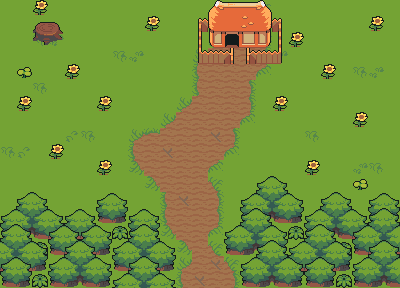

The image is a tile-based game level rendered from a .tmx file. Its description and source (layers, tilesets, objects; grid data summarised) follow:
An orthogonal 25x18 tile map with 16x16 px tiles, 5 tile layers (floor, Trees 1, Trees 2, House, ...), 5 tilesets and 1 object.

<map version="1.9" tiledversion="1.9.2" orientation="orthogonal" renderorder="right-down" width="25" height="18" tilewidth="16" tileheight="16" infinite="0" nextlayerid="9" nextobjectid="3">
 <tileset firstgid="1" source="Sources/TilesetExteriorFloor.tsx" />
 <tileset firstgid="573" source="Sources/TilesetNature.tsx" />
 <tileset firstgid="909" source="Sources/TilesetField.tsx" />
 <tileset firstgid="939" source="Sources/Tall Grass hill tiles v.2.tsx" />
 <tileset firstgid="987" source="Sources/TilesetHouse.tsx" />
 <objectgroup id="6" name="Animation">
  <object id="1" gid="1026" x="300" y="152" width="16" height="16" />
 </objectgroup>
 <layer id="1" name="floor" width="25" height="18">
  <data>[450 cells, 450 non-empty, 14 distinct tile ids]</data>
 </layer>
 <objectgroup id="8" name="interactables" />
 <layer id="2" name="Trees 1" width="25" height="18">
  <data>[450 cells, 63 non-empty, 21 distinct tile ids]</data>
 </layer>
 <layer id="3" name="Trees 2" width="25" height="18">
  <data>[450 cells, 62 non-empty, 16 distinct tile ids]</data>
 </layer>
 <layer id="4" name="House" width="25" height="18">
  <data>[450 cells, 86 non-empty, 38 distinct tile ids]</data>
 </layer>
 <layer id="5" name="over layer" width="25" height="18">
  <data>[450 cells, 0 non-empty, 0 distinct tile ids]</data>
 </layer>
</map>
